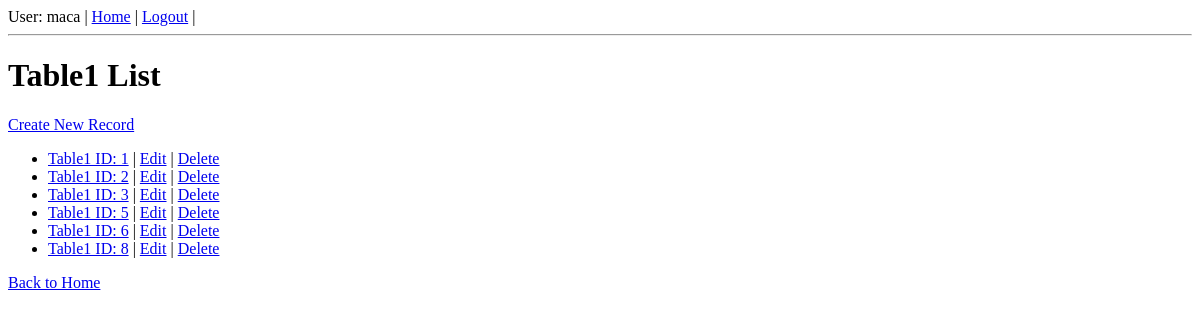
Before: /layer_and_generic/ListView/ (signed in) with the older database file.
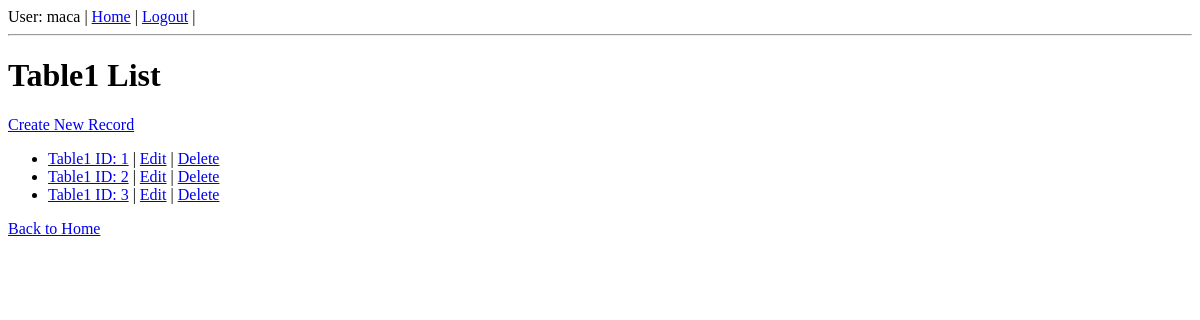
After: the same page with the newer database file.
### rest_basic/models.py (models this page shows, shortened)
class Table1(models.Model):
    foreign_key = models.ForeignKey(Table2, on_delete=models.CASCADE, related_name='table1_foreign', null=True, blank=True)
    one_to_one = models.OneToOneField(Table2, on_delete=models.CASCADE, related_name='table1_one', null=True, blank=True)
    many_to_many = models.ManyToManyField(Table3, related_name='table1_many', blank=True)
    integer_field = models.IntegerField(null=True, blank=True)      # Integer value (optional)
    float_field = models.FloatField(null=True, blank=True)          # Floating point number
    char_field = models.CharField(max_length=15)                    # Short text with max length
    text_field= models.TextField(blank=True)                        # Long text (optional)
    boolean_field = models.BooleanField(default=False)              # True or False
    date_field = models.DateField(null=True, blank=True)           # Date only
    time_field = models.TimeField(null=True, blank=True)           # Time only
    datetime_field = models.DateTimeField(null=True, blank=True)   # Full date and time
    image_field = models.ImageField(upload_to='images/', null=True, blank=True)  # For image files
    file_field = models.FileField(upload_to='files/', null=True, blank=True)     # For general files
    def __str__(self):
        return f"Table1 ID: {self.id}"

### layer_and_generic/views.py (the view)
# urls.py: path('ListView/', Table1ListView.as_view(), name='list'),
class Table1ListView(BaseTableListView):
    model = Table1
    def get_service_list(self):
        return get_table1_list()
    def get_url_names(self):
        return {
            'list_url': 'list',
            'detail_url': 'detail',
            'create_url': 'create',
            'update_url': 'update',
            'delete_url': 'delete',
        }

### layer_and_generic/repositories.py (called while the page is built)
def get_all_table1():
    return Table1.objects.select_related('foreign_key', 'one_to_one').prefetch_related('many_to_many')

### layer_and_generic/services.py (called while the page is built)
def get_table1_list():
    return get_all_table1()

### layer_and_generic/views.py (called while the page is built)
    def get_context_data(self, **kwargs):
        context = super().get_context_data(**kwargs)
        context['table_name'] = self.get_table_name()
        context.update(self.get_url_names())
        return context

    def get_table_name(self):
        return self.model.__name__

    def get_queryset(self):
        return self.get_service_list().order_by('id')

### layer_and_generic/templates/Generic_templates/list.html
{% extends "LAG/base.html" %}
{% block body %}
<h1>{{ table_name }} List</h1>
<a href="{% url create_url %}">Create New Record</a>
<ul>
  {% for obj in object_list %}
    <li>
      <a href="{% url detail_url obj.pk %}">{{ obj }}</a>
      | <a href="{% url update_url obj.pk %}">Edit</a>
      | <a href="{% url delete_url obj.pk %}">Delete</a>
    </li>
  {% endfor %}
</ul>
<a href="{% url 'home_layer_and_generic' %}">Back to Home</a>
{% endblock %}

Changed rows visible on the page:
removed Table1: id "Table1 ID: 5"
removed Table1: id "Table1 ID: 6"
removed Table1: id "Table1 ID: 8"
